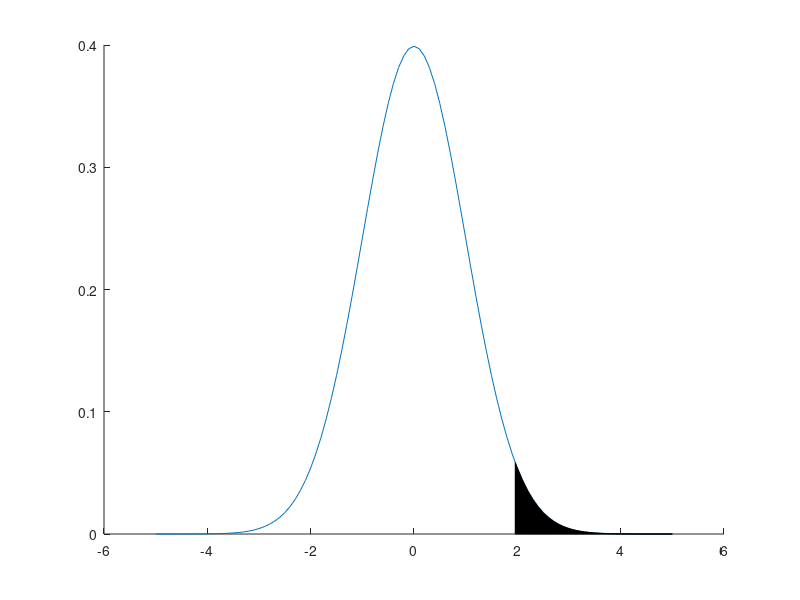

Recreate this plot in MATLAB. (Note: this script raises an error after producing the figure.)
% Exercise - Understanding importance sampling

%% 1. Aim of the exercise
% The aim of this exercise is to understand importance sampling in the 
% context of reducing variance of Monte Carlo (MC) integration.

%% 2. Theory
% Refer to the accompanying PDF file for the theory.

%% 3. Define threshold for tail probability

% 3.1. Clear the memory 
clear;

% 3.2. Define threshold for tail probability
z_thresh = 1.96;

%% 4. Define and plot tail probability region

% 4.1. Define evaluation grid centered at z_thresh
z_base = -5:0.1:5;

% 4.2. Ensure z_thresh is included and grid is sorted
z = unique([z_base, z_thresh]); 

% 4.3. Define Standard Normal distribution
pd_base_trunc_norm = makedist('Normal','mu',0,'sigma',1);

% 4.4. Evaluate PDF over the grid
PDF_target_norm = pdf(pd_base_trunc_norm,z);

% 4.5. Region to highlight where z is at least z_thresh
z_tail = z >= z_thresh;

% 4.6. Plot Standard Normal PDF and highlight tail region
figure
hold on
plot(z,PDF_target_norm,'DisplayName','N(0,1)')
patch( ...
    [z(z_tail),flip(z(z_tail))], ...
    [zeros(size(PDF_target_norm(z_tail))),flip(PDF_target_norm(z_tail))], ...
    'black','DisplayName','Tail probability: P(Z >= z\_thresh)')
xline(z_thresh,':','DisplayName','z threshold')
title('Fig. 1. Standard Normal tail probability beyond z\_thresh')
xlabel('z')
ylabel('PDF')
legend('show')
hold off

%% 5. Compute true tail probability

% 5.1. Define mean of the Normal distribution
mu = 0; 

% 5.2. Define standard deviation of the Normal distribution
sigma = 1;

% 5.3. Evaluate tail probability beyond z_thresh as true integral value
int_true_value = 1-cdf('Normal',z_thresh,mu,sigma);

%% 6. Define number of samples

% Number of random samples to estimate the integral
N_samples = 10000; 

%% 7. Monte Carlo integration using standard sampling

% 7.1. Draw samples from the Standard Normal distribution
Z_samples = random('Normal',mu,sigma,[N_samples 1]);

% 7.2. Estimate tail probability using indicator function
int_est_mc = mean(Z_samples >= z_thresh); % Estimate of P(Z >= z_thresh)

% 7.3. Compute MSE of the Monte Carlo estimate
MSE_mc = 1/(N_samples*(N_samples-1)) * ...
    sum(((Z_samples >= z_thresh)-int_est_mc).^2); % Equal to variance since estimator is unbiased

%% 8. Importance sampling using Normal proposal

% 8.1. Define location parameter of Normal proposal
mu = 2;

% 8.2. Define scale parameter of Normal proposal
sigma = 0.5;

% 8.3. Draw samples from Normal proposal
norm_samples = random('Normal',mu,sigma,[N_samples 1]);

% 8.4. Compute importance weights: target density/proposal density
weights_norm = ...
    normpdf(norm_samples,0,1)./ ... % Standard Normal evaluated at each sample
    normpdf(norm_samples,mu,sigma); % Normal at each sample

% 8.5. Estimate tail probability via importance sampling
int_est_is_norm = mean(weights_norm.*(norm_samples >= z_thresh));

% 8.6. Compute MSE of the importance sampling estimator
MSE_norm = var(weights_norm.*(norm_samples >= z_thresh))/N_samples; % Variance of weights divided by sample size

%% 9. Importance sampling using Truncated Normal proposal

% 9.1. Define location parameter of Normal proposal
mu = 3;

% 9.2. Define scale parameter of Normal proposal
sigma = 0.5;

% 9.3. Define base Normal distribution for truncation
pd_base_trunc_norm = makedist('Normal','mu',mu,'sigma',sigma);

% 9.4. Define Truncated Normal proposal: N(z_thresh,1) on [z_thresh,inf)
pd_prop_trunc_norm = truncate(pd_base_trunc_norm,z_thresh,inf);

% 9.5. Draw samples from the Truncated Normal distribution
trunc_norm_samples = random(pd_prop_trunc_norm,[N_samples 1]);

% 9.6. Compute importance weights
weights_trunc_norm = ...
    normpdf(trunc_norm_samples,0,1)./ ... % Standard Normal
    pdf(pd_base_trunc_norm,trunc_norm_samples); % Truncated Normal

% 9.7. Estimate tail probability via importance sampling
int_est_is_trunc_norm = mean(weights_trunc_norm); % All samples are >= z_thresh, so no indicator needed

% 9.8. Compute MSE of the importance sampling estimator
MSE_trunc_norm = var(weights_trunc_norm)/N_samples;

%% 10. Importance sampling using Gamma proposal

% 10.1. Define shape parameter of Gamma proposal
alpha = 5;

% 10.2. Define scale parameter of Gamma proposal
theta = 0.5;

% 10.3. Draw samples from Gamma proposal
gamma_samples = random('Gamma',alpha,theta,[N_samples 1]);

% 10.4. Select samples in the integration domain: z >= z_thresh
gamma_selected = gamma_samples(gamma_samples >= z_thresh);

% 10.5. Compute importance weights
weights_gamma = ...
    normpdf(gamma_selected,0,1)./ ... % Standard Normal
    gampdf(gamma_selected,alpha,theta); % Gamma

% 10.6. Estimate tail probability via importance sampling
int_est_is_gamma = mean(weights_gamma);

% 10.7. Compute MSE of the importance sampling estimator
MSE_gamma = var(weights_gamma)/length(weights_gamma);

%% 11. Compare target and proposal PDFs

% 11.1. Define full evaluation grid for symmetric distributions
x = -5:0.1:10;

% 11.2. Define positive evaluation grid for Gamma support
x_pos = 0:0.1:10;

% 11.3. Define Truncated evaluation grid for Truncated Normal
x_trunc = z_thresh:0.1:10;

% 11.4. Create Standard Normal distribution object
pd_target_norm = makedist('Normal','mu',0,'sigma',1);

% 11.5. Evaluate Standard Normal PDF over full grid
PDF_target_norm = pdf(pd_target_norm,x);

% 11.6. Create Normal proposal distribution centered at z_thresh
pd_prop_norm = makedist('Normal','mu',2,'sigma',0.5);

% 11.7. Evaluate Normal proposal PDF over full grid
PDF_prop_norm = pdf(pd_prop_norm,x);

% 11.8. Create base Normal distribution for truncation
pd_base_trunc_norm = makedist('Normal','mu',3,'sigma',0.5);

% 11.9. Truncate base Normal distribution to [z_thresh,inf)
pd_prop_trunc_norm = truncate(pd_base_trunc_norm,z_thresh,inf);

% 11.10. Evaluate Truncated Normal PDF over truncated grid
PDF_prop_trunc_norm = pdf(pd_prop_trunc_norm,x_trunc);

% 11.11. Create Gamma proposal distribution with shape = 5, scale = 0.5
pd_prop_gamma = makedist('Gamma',5,0.5);

% 11.12. Evaluate Gamma proposal PDF over positive grid
PDF_prop_gamma = pdf(pd_prop_gamma,x_pos);

% 11.13. Create comparison plot
figure
hold on
plot(x,PDF_target_norm,':','DisplayName','Target: N(0,1)');
xline(z_thresh,':','DisplayName','z\_thresh');
plot(x,PDF_prop_norm,'DisplayName','Proposal: N(z\_thresh,0.5)');
plot(x_trunc,PDF_prop_trunc_norm,'DisplayName','Proposal: TruncNorm(z\_thresh,1)');
plot(x_pos,PDF_prop_gamma,'DisplayName','Proposal: Gamma(5,0.5)');
title('Fig. 2. Target vs. proposal PDFs');
xlabel('z');
ylabel('PDF');
legend('show');
hold off

%% 12. Compare likelihood ratios: Target/Proposal

% 12.1. Define evaluation grid
x = -5:0.1:10;

% 12.2. Define evaluation grid for truncated proposals
x_trunc = z_thresh:0.1:10;

% 12.3. Define evaluation grid for positive-support proposals
x_pos = 0:0.1:10;

% 12.4. Create Standard Normal distribution object
pd_target_norm = makedist('Normal','mu',0,'sigma',1);

% 12.5. Evaluate Standard Normal PDF over full grid
PDF_target_norm = pdf(pd_target_norm,x);

% 12.6. Evaluate Standard Normal PDF over truncated grid
PDF_target_trunc_norm = pdf(pd_target_norm,x_trunc);

% 12.7. Evaluate Standard Normal PDF over positive grid
PDF_target_pos_norm = pdf(pd_target_norm,x_pos);

% 12.8. Create Normal proposal distribution N(2,0.5)
pd_prop_norm = makedist('Normal','mu',2,'sigma',0.5);

% 12.9. Evaluate Normal proposal PDF over full grid
PDF_prop_norm = pdf(pd_prop_norm,x);

% 12.10. Create base Normal distribution for truncation
pd_base_trunc_norm = makedist('Normal','mu',3,'sigma',0.5);

% 12.11. Truncate base Normal distribution to [z_thresh, ∞)
pd_prop_trunc_norm = truncate(pd_base_trunc_norm,3,inf);

% 12.12. Evaluate Truncated Normal proposal PDF over truncated grid
PDF_prop_trunc_norm = pdf(pd_prop_trunc_norm,x_trunc);

% 12.13. Create Gamma proposal distribution Gamma(5,1)
pd_prop_gamma = makedist('Gamma',5,1);

% 12.14. Evaluate Gamma proposal PDF over positive grid
PDF_prop_gamma = pdf(pd_prop_gamma,x_pos);

% 12.15. Create likelihood ratio plot
figure
hold on
plot(x,PDF_target_norm./PDF_prop_norm,'DisplayName','Norm(2,0.5)');
plot(x_trunc,PDF_target_trunc_norm./PDF_prop_trunc_norm,'DisplayName','TruncNorm(z\_thresh,1)');
plot(x_pos,PDF_target_pos_norm./PDF_prop_gamma,'DisplayName','Gamma(5,1)');
xline(z_thresh,':','DisplayName','z\_thresh');
xlim([0 5]); % xlim([-5 10]) is the full domain, including symmetric region
ylim([0 1]); % Rescale y-axis to reveal structure
title('Fig. 3. Likelihood ratios: Target / Proposal');
xlabel('z');
ylabel('Likelihood ratio');
legend('show');
hold off

%% 13. Asymptotic behavior of MSE
% This section is to be be expanded to study how MSE decreases with
% increasing sample size. For example, we will loop over N_samples = [100,
% 500, 1000, 5000, 10000] and plot MSEs.
